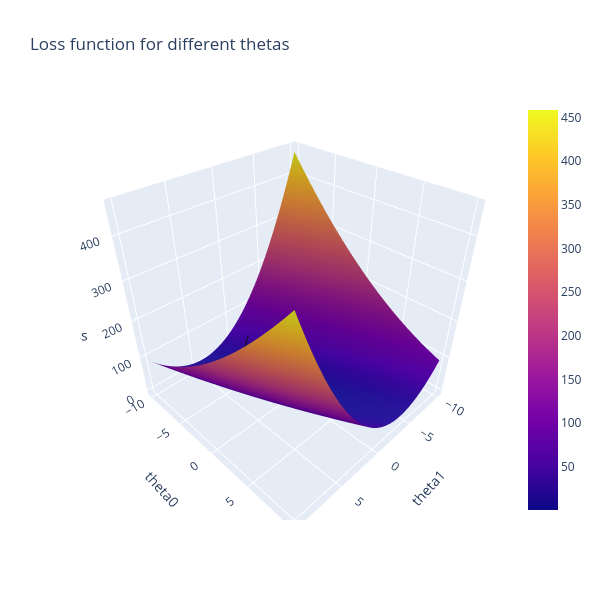

This figure's notebook cell:
### Code cell
# X = theta0
# Y = theta1
# Z = Loss
# black line = path of loss function over the iterations

# ---------- Plotly 3D surface ----------
line_marker = dict(color='#101010', width=2)

fig = go.Figure()

fig.add_surface(
    x=theta1_vals,
    y=theta0_vals,
    z=J_vals,
    colorscale='Plasma',
    showscale=True)

fig.add_scatter3d(
    x=theta1_history,
    y=theta0_history,
    z=J_history,
    mode='lines',
    line=line_marker,
    name='Gradient descent path')

fig.update_layout(
    title='Loss function for different thetas',
    autosize=True,
    width=600,
    height=600,
    scene=dict(
        xaxis_title='theta1',
        yaxis_title='theta0',
        zaxis_title='Loss'))

fig.show()
# ---------- Matplotlib 2D projection ----------
plt.figure(figsize=(6, 4))

plt.plot(theta0_history, theta1_history, 'r+')
plt.xlabel('theta0')
plt.ylabel('theta1')
plt.title('Gradient descent path (2D projection)')

plt.show()

### Figure 1 — Plotly figure (JSON) as saved in the notebook; plotly's stock layout.template omitted (floating-point values rounded to 4 significant figures; data arrays with more than 128 entries replaced by an {"elided": "..."} marker saying what was removed)
{"data": [{"colorscale": [[0, "#0d0887"], [0.1111, "#46039f"], [0.2222, "#7201a8"], [0.3333, "#9c179e"], [0.4444, "#bd3786"], [0.5556, "#d8576b"], [0.6667, "#ed7953"], [0.7778, "#fb9f3a"], [0.8889, "#fdca26"], [1, "#f0f921"]], "showscale": true, "type": "surface", "x": [-10, -9.798, -9.596, -9.394, -9.192, -8.99, -8.788, -8.586, -8.384, -8.182, -7.98, -7.778, -7.576, -7.374, -7.172, -6.97, -6.768, -6.566, -6.364, -6.162, -5.96, -5.758, -5.556, -5.354, -5.152, -4.949, -4.747, -4.545, -4.343, -4.141, -3.939, -3.737, -3.535, -3.333, -3.131, -2.929, -2.727, -2.525, -2.323, -2.121, -1.919, -1.717, -1.515, -1.313, -1.111, -0.9091, -0.7071, -0.5051, -0.303, -0.101, 0.101, 0.303, 0.5051, 0.7071, 0.9091, 1.111, 1.313, 1.515, 1.717, 1.919, 2.121, 2.323, 2.525, 2.727, 2.929, 3.131, 3.333, 3.535, 3.737, 3.939, 4.141, 4.343, 4.545, 4.747, 4.949, 5.152, 5.354, 5.556, 5.758, 5.96, 6.162, 6.364, 6.566, 6.768, 6.97, 7.172, 7.374, 7.576, 7.778, 7.98, 8.182, 8.384, 8.586, 8.788, 8.99, 9.192, 9.394, 9.596, 9.798, 10], "y": [-10, -9.798, -9.596, -9.394, -9.192, -8.99, -8.788, -8.586, -8.384, -8.182, -7.98, -7.778, -7.576, -7.374, -7.172, -6.97, -6.768, -6.566, -6.364, -6.162, -5.96, -5.758, -5.556, -5.354, -5.152, -4.949, -4.747, -4.545, -4.343, -4.141, -3.939, -3.737, -3.535, -3.333, -3.131, -2.929, -2.727, -2.525, -2.323, -2.121, -1.919, -1.717, -1.515, -1.313, -1.111, -0.9091, -0.7071, -0.5051, -0.303, -0.101, 0.101, 0.303, 0.5051, 0.7071, 0.9091, 1.111, 1.313, 1.515, 1.717, 1.919, 2.121, 2.323, 2.525, 2.727, 2.929, 3.131, 3.333, 3.535, 3.737, 3.939, 4.141, 4.343, 4.545, 4.747, 4.949, 5.152, 5.354, 5.556, 5.758, 5.96, 6.162, 6.364, 6.566, 6.768, 6.97, 7.172, 7.374, 7.576, 7.778, 7.98, 8.182, 8.384, 8.586, 8.788, 8.99, 9.192, 9.394, 9.596, 9.798, 10], "z": {"elided": "100x100 float values"}}, {"line": {"color": "#101010", "width": 2}, "mode": "lines", "name": "Gradient descent path", "type": "scatter3d", "x": {"elided": "500 float values"}, "y": {"elided": "500 float values"}, "z": {"elided": "500 float values"}}], "layout": {"autosize": true, "height": 600, "scene": {"xaxis": {"title": {"text": "theta1"}}, "yaxis": {"title": {"text": "theta0"}}, "zaxis": {"title": {"text": "Loss"}}}, "title": {"text": "Loss function for different thetas"}, "width": 600}}
